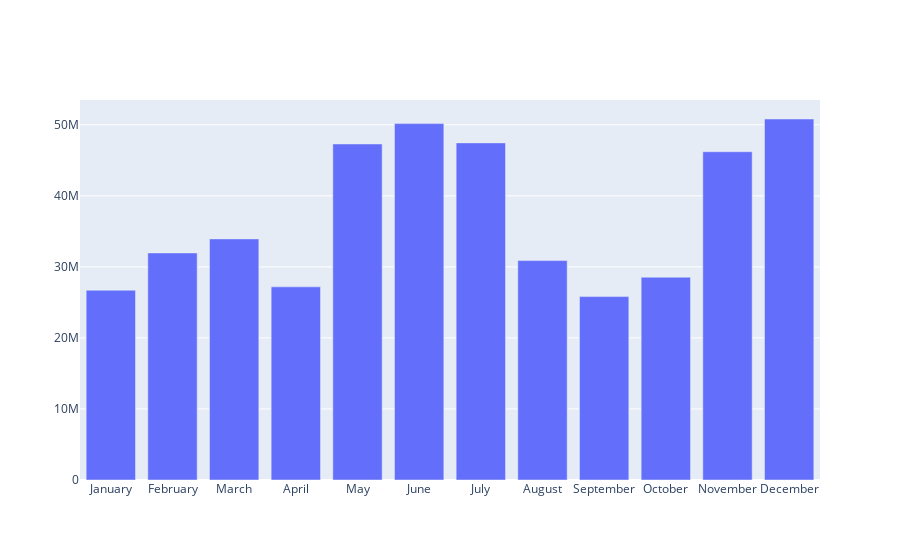

The code cell stored with this chart in its notebook:
### Code cell
fig = plotBars(avg_bjt)
fig.show()

### Figure 1 — Plotly figure (JSON) as saved in the notebook; plotly's stock layout.template omitted (floating-point values rounded to 4 significant figures)
{"data": [{"type": "bar", "x": ["January", "February", "March", "April", "May", "June", "July", "August", "September", "October", "November", "December"], "y": [26710000.0, 31970000.0, 33940000.0, 27190000.0, 47300000.0, 50170000.0, 47460000.0, 30890000.0, 25820000.0, 28550000.0, 46210000.0, 50820000.0]}], "layout": {}}
